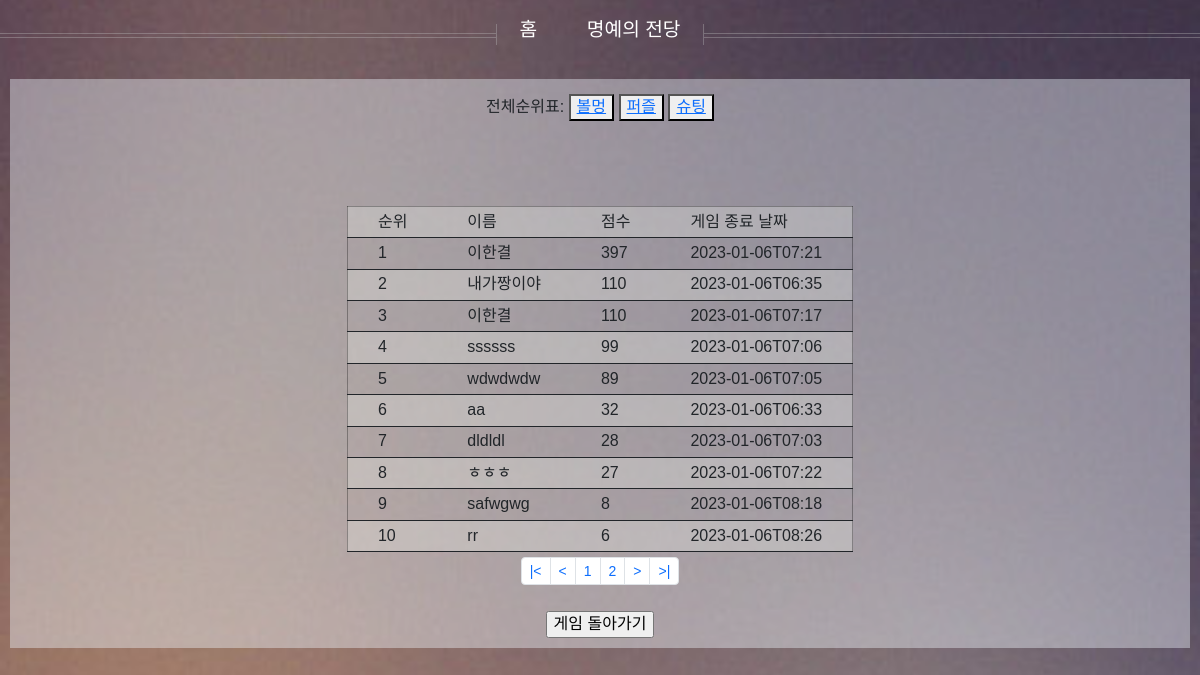
Screenshot of /shootingApp/rank/ with the database file from the repository.
### shootingApp/models.py (models this page shows)
class Space_shooting(models.Model):
    name = models.CharField(max_length=10,null=True)
    score = models.IntegerField()
    time_info = models.CharField(max_length=100,null=True)
    class Meta:
        managed = False

### shootingApp/views.py (the view)
# urls.py: path("rank/", ballmungViews.rank, name="rank"),
def rank(request):
    spaceShooting = Space_shooting.objects.all()
    spaceShooting = spaceShooting.order_by("-score", "time_info") #-score 역순
    page_info = {
        "startPage" : 1,
        "endPage" : 10,
        "underPageCount" : 10, #하단 페이지의 보여질 개수
        "currentPage" : 1,
        "totalPage" : 0,
        "countPerPage" : 10, #페이지당 보여질 데이터수
    }
    page_info["currentPage"] = request.GET.get('page')
    if not page_info["currentPage"]: #현재페이지를 가져오지 못하면 1페이지를 보여줌
        page_info["currentPage"] = 1
    else:
        page_info["currentPage"] = int(page_info["currentPage"]) #숫자로 형변환
        if page_info["currentPage"] <= 0:
            page_info["currentPage"] = 1
    page_info["totalPage"] = (spaceShooting.count() // page_info["countPerPage"]) + 1
    if (spaceShooting.count() % page_info["countPerPage"]) == 0: #한페이지에 보여질 수에 딱 맞아 떨어지면 1을 빼줘야됨
        page_info["totalPage"] -= 1
    page_info["startPage"] = (page_info["currentPage"] // page_info["underPageCount"]) * page_info["underPageCount"] + 1
    page_info["endPage"] = page_info["startPage"] + page_info["underPageCount"] - 1
    if page_info["endPage"] > page_info["totalPage"]: #끝 페이지가 전체페이지수를 넘어가면
        page_info["endPage"] = page_info["totalPage"]
    pageRange = range(page_info["startPage"], page_info["endPage"]+1)
    paginator = Paginator(spaceShooting, page_info["countPerPage"])  # 한페이지당 보여질 개수(데이터, 개수)
    rankinfo_s = paginator.get_page(page_info["currentPage"]) # 몇 페이지를 보여줄지 저장(1페이지의 10개의 데이터가 저장)
    return render(request, "shootingApp/show.html", {"rankdata":rankinfo_s, "page_info":page_info, "pageRange":pageRange})

### ballmungApp/templatetags/rank_filter.py (called while the page is built)
@register.filter
def rank_filter(value, arg):
    rank = value + (arg - 1) * 10
    return rank

### shootingApp/templates/shootingApp/show.html (shortened to what this page needs)
<html>
    <head>
        <link href="https://cdn.jsdelivr.net/npm/bootstrap@5.2.3/dist/css/bootstrap.min.css" rel="stylesheet">
        <link rel="stylesheet" href="/static/ballmungApp/css/ballmung.css">
        <link rel="stylesheet" href="/static/ballmungApp/css/mainApp_rank.css">
    </head>
    <body>
        {% include "nav.html" %}
        <div class="wrapper">
            {% include "header.html" %}
            <table border = '10'>
                <tr>
                    <th>순위</th>
                    <th>이름</th>
                    <th>점수</th>
                    <th>게임 종료 날짜</th>
                </tr>
                {% load rank_filter %}
                {% for pu in rankdata %}
                <tr>
                    <h3>
                        <td>{{forloop.counter | rank_filter:page_info.currentPage}}</td>
                        <td>{{pu.name}}</td>
                        <td>{{pu.score}}</td>
                        <td>{{pu.time_info}}</td>
                    </h3>
                </tr>
                {% endfor %}
            </table>
            <div class="">
                <ul class="pagination pagination-sm">
                    <li class="page-item"><a class="page-link" href="{% url "shootingApp:rank" %}?page={{ 1 }}">|&lt</a></li>
                        <li class="page-item"><a class="page-link" href="{% url "shootingApp:rank" %}?page={{ page_info.currentPage | add:-1 }}">&lt</a></li>
                        {% for pr in pageRange%}
                        <li class="page-item"><a class="page-link" href="{% url "shootingApp:rank" %}?page={{ pr }}">{{ pr }}</a></li>
                        {% endfor %}
                    <li class="page-item"><a class="page-link" href="{% url "shootingApp:rank" %}?page={{ page_info.currentPage | add:1 }}">&gt</a></li>
                        <li class="page-item"><a class="page-link" href="{% url "shootingApp:rank" %}?page={{ page_info.totalPage }}">&gt|</a></li>
                </ul>
            </div>
            <br>
            <input type="button" class="shootingreturn" value="게임 돌아가기" onclick="location.href='../'" >
        </div>
    </body>
</html>

### ballmungApp/static/ballmungApp/css/ballmung.css (style rules this page uses)
html,body,div,span, p, a, img, ol, ul, li, form, label, table, tr, th, td, canvas, header, nav, section { margin: 0; padding: 0; border: 0; font-size: 100%; font: inherit; vertical-align: baseline; }
body { font-family: 'Noto Sans KR', sans-serif; padding-left: 0px; background-image: url("../images/header.jpg"); background-repeat: no-repeat; line-height: 1.3; }
.wrapper { background-color: rgba(240, 248, 255, 0.4); display: flex; justify-content: center; padding: 10px; margin: 10px; }
table { position: relative; border-collapse: collapse; border: 1px solid; border-color: rgba(0, 0, 0, 0.3); padding-left: 10px; }
th, td { border-bottom: 1px solid; padding: 0.6vh 0.7vw; }
tbody>tr:nth-of-type(2n-1) { background-color: rgba(235, 237, 232, 0.3); }

### ballmungApp/static/ballmungApp/css/mainApp_rank.css (style rules this page uses)
html,body,div,span, p, a, img, ol, ul, li, form, label, table, tr, th, td, canvas, header, nav, section { margin: 0; padding: 0; border: 0; font-size: 100%; font: inherit; vertical-align: baseline; }
body { font-family: 'Noto Sans KR', sans-serif; padding-left: 0px; background-image: url("../images/pic02.jpg"); background-size: cover; line-height: 1.3; }
.wrapper { background-color: rgba(240, 248, 255, 0.4); display: flex; flex-direction: column; justify-content: center; align-items: center; padding: 10px; margin: 10px; }
.wrapper>div { margin: 5px; }
table { position: relative; border-collapse: collapse; border: 1px solid; border-color: rgba(0, 0, 0, 0.3); padding-left: 10px; }
th, td { border-bottom: 1px solid; padding: 0.6vh 2.5vw; }
tbody>tr:nth-of-type(2n-1) { background-color: rgba(235, 237, 232, 0.3); }

### rows the page displays
Space_shooting: name "이한결", score "397", time_info "2023-01-06T07:21"
Space_shooting: name "내가짱이야", score "110", time_info "2023-01-06T06:35"
Space_shooting: name "이한결", score "110", time_info "2023-01-06T07:17"
Space_shooting: name "ssssss", score "99", time_info "2023-01-06T07:06"
Space_shooting: name "wdwdwdw", score "89", time_info "2023-01-06T07:05"
Space_shooting: name "aa", score "32", time_info "2023-01-06T06:33"
Space_shooting: name "dldldl", score "28", time_info "2023-01-06T07:03"
Space_shooting: name "ㅎㅎㅎ", score "27", time_info "2023-01-06T07:22"
Space_shooting: name "safwgwg", score "8", time_info "2023-01-06T08:18"
Space_shooting: name "rr", score "6", time_info "2023-01-06T08:26"

### other values shown
{{ pr }} "1" "2"
